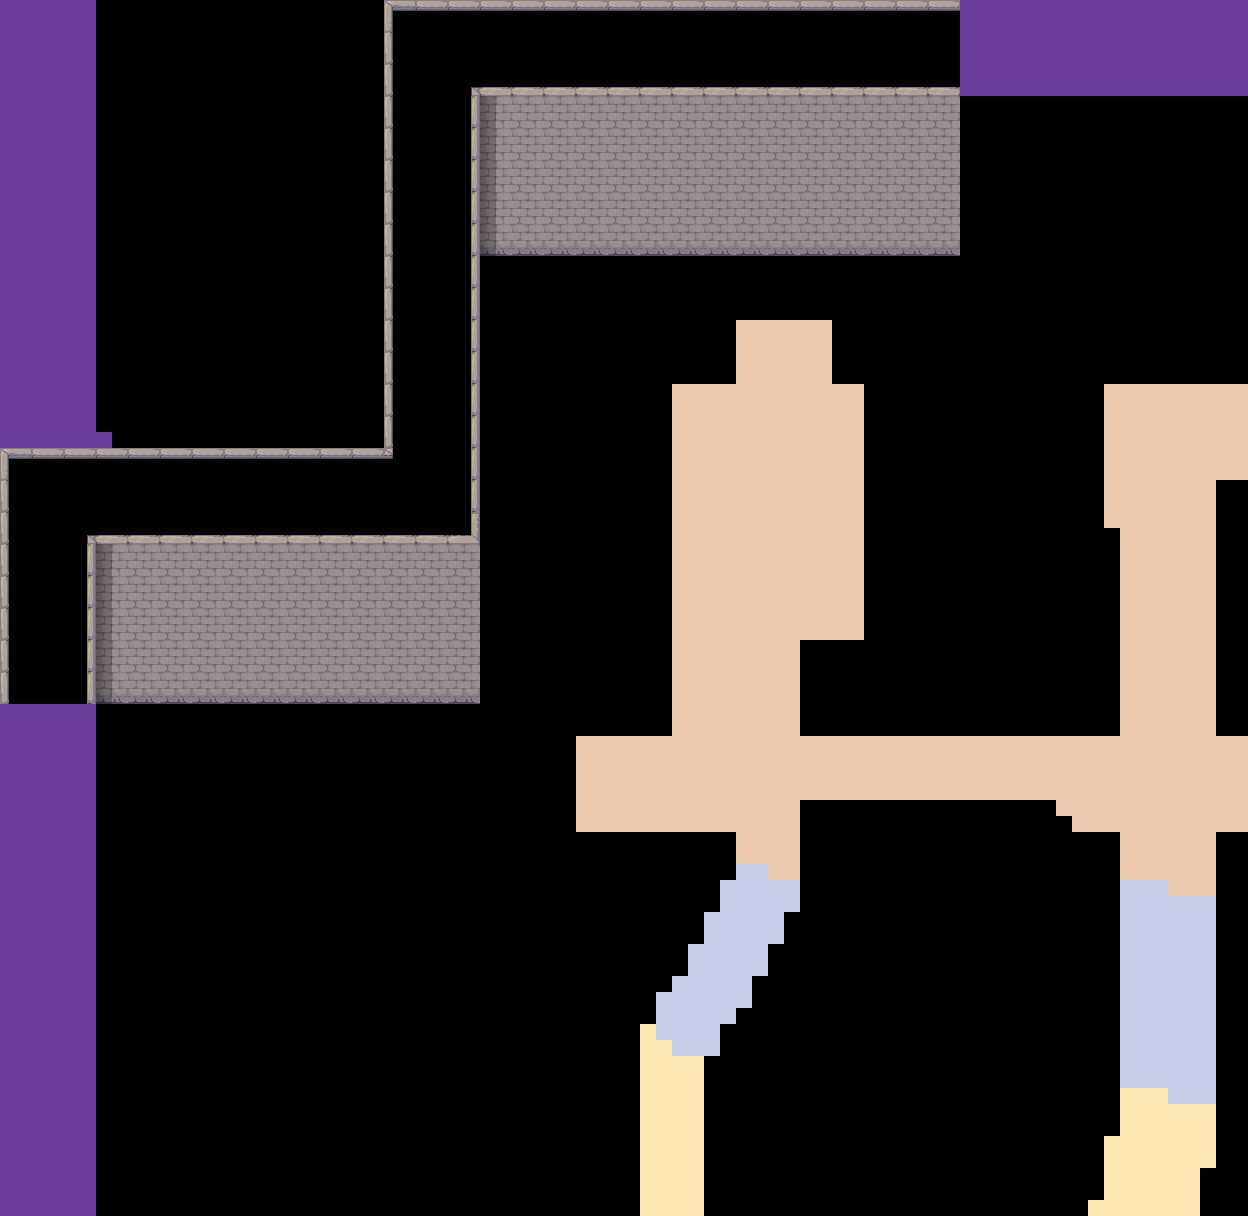

This game map was drawn from its Tiled (.tmx) file and the tilesets committed beside it. A one-line description and the trimmed map source follow:
An orthogonal 39x38 tile map with 32x32 px tiles, 4 tile layers (bg, bg details, mid, foreground), 1 image layer.

<map version="1.11" tiledversion="1.11.2" orientation="orthogonal" renderorder="right-down" width="39" height="38" tilewidth="32" tileheight="32" infinite="0" nextlayerid="7" nextobjectid="1">
 <tileset firstgid="1" source="../../custom_tilesets/[Somewhere]Walls.tsx" />
 <imagelayer id="6" name="ref" offsetx="-16" offsety="0">
  <image source="../../vtt-maps/District 4.png" width="2128" height="2240" />
 </imagelayer>
 <layer id="1" name="bg" width="39" height="38">
  <data>[1482 cells, 285 non-empty, 15 distinct tile ids]</data>
 </layer>
 <layer id="2" name="bg details" width="39" height="38">
  <data>[1482 cells, 0 non-empty, 0 distinct tile ids]</data>
 </layer>
 <layer id="3" name="mid" width="39" height="38">
  <data>[1482 cells, 0 non-empty, 0 distinct tile ids]</data>
 </layer>
 <layer id="4" name="foreground" width="39" height="38">
  <data>[1482 cells, 0 non-empty, 0 distinct tile ids]</data>
 </layer>
 <objectgroup id="5" name="Object Layer 1" />
</map>
